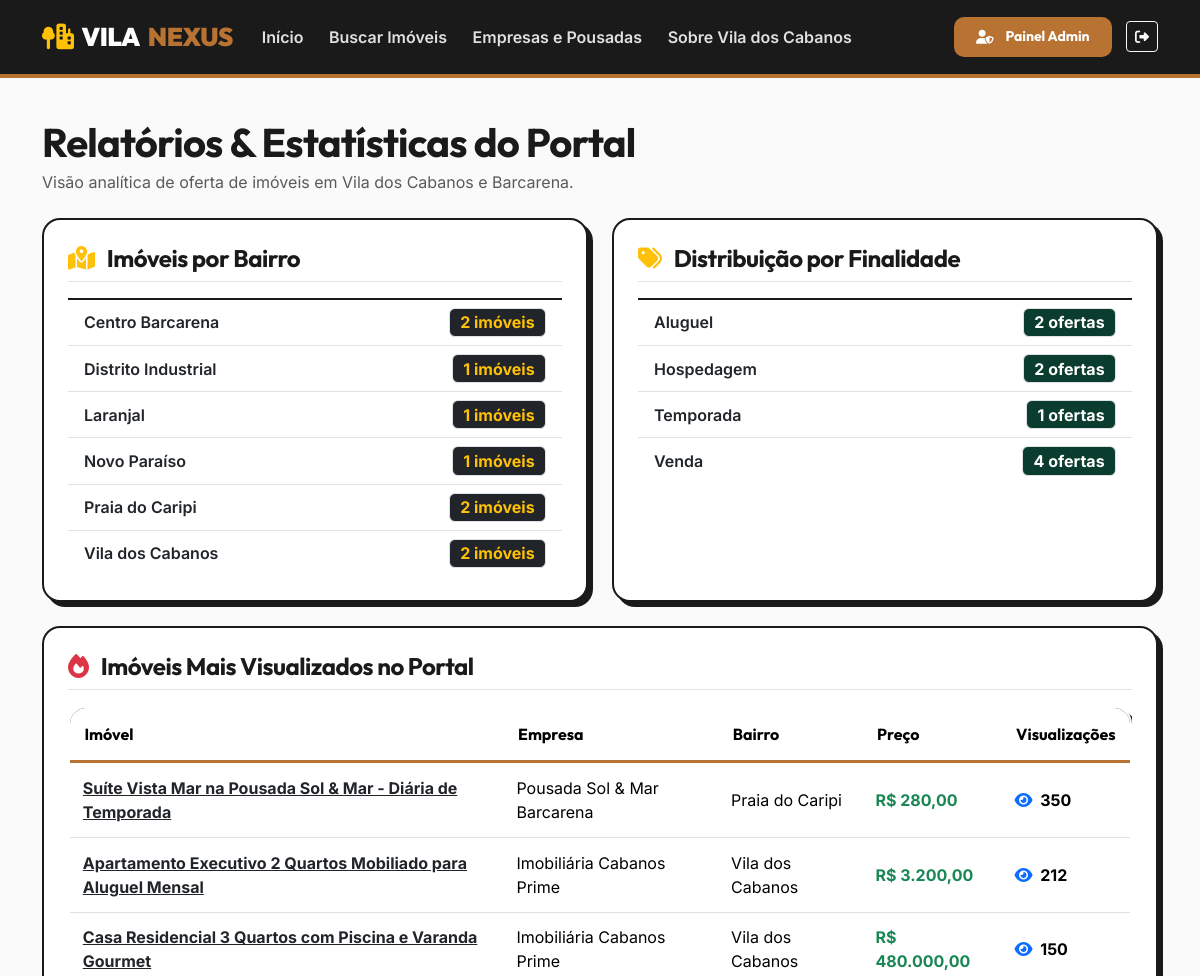
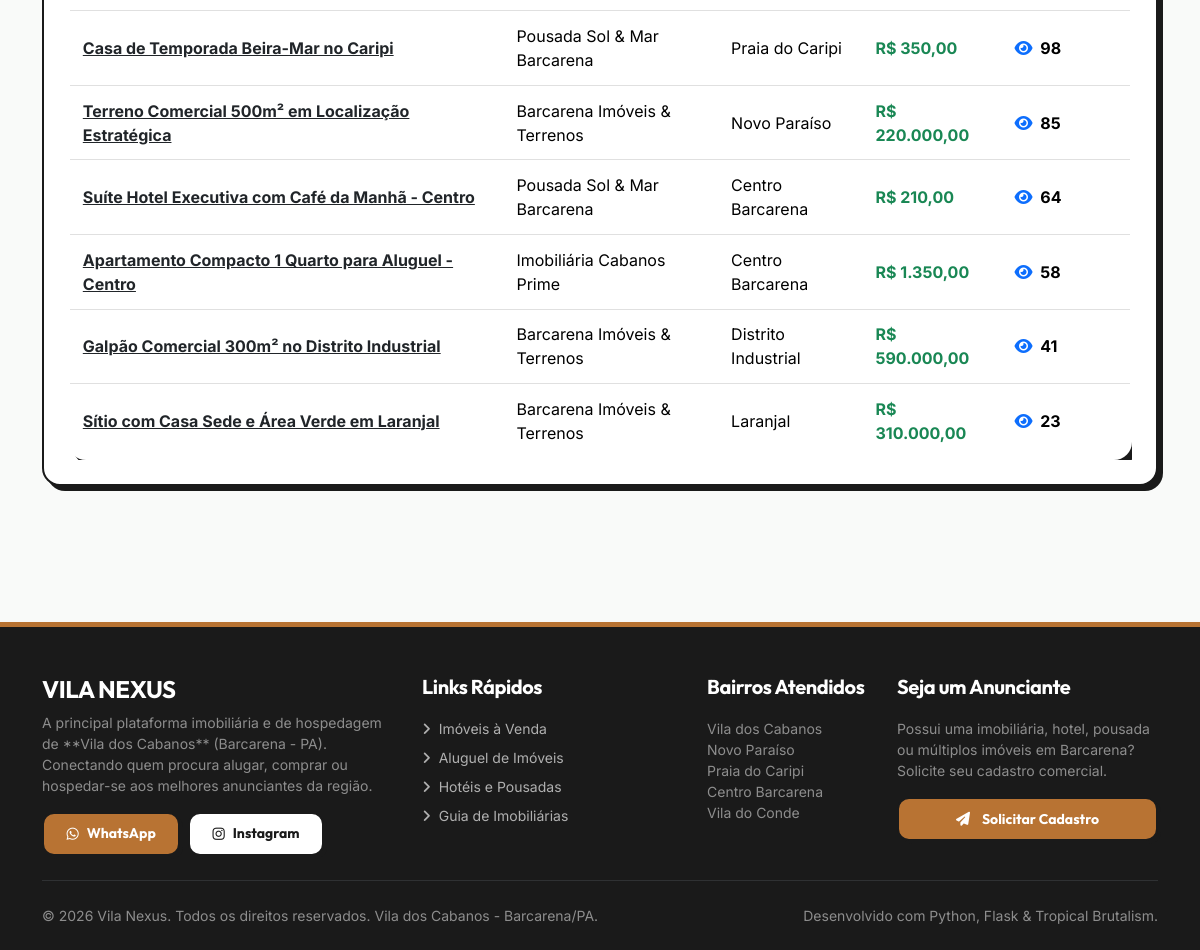
Page /admin/relatorios (signed in) on the committed database (2 pictures, top to bottom).
### app/models/property.py (models this page shows, shortened)
class Property(db.Model):
    __tablename__ = 'properties'
    id = db.Column(db.Integer, primary_key=True)
    title = db.Column(db.String(200), nullable=False)
    purpose = db.Column(db.String(30), nullable=False, default='Venda')  # Venda, Aluguel, Temporada, Hospedagem
    property_type = db.Column(db.String(50), nullable=False, default='Casa')  # Casa, Apartamento, Terreno, Pousada/Quarto, Hotel/Suíte, Galpão/Comercial, Sítio/Chácara
    price = db.Column(db.Numeric(12, 2), nullable=False, default=0.0)
    neighborhood = db.Column(db.String(100), nullable=False, default='Vila dos Cabanos')
    address = db.Column(db.String(255), nullable=False)
    description = db.Column(db.Text, nullable=False)
    bedrooms = db.Column(db.Integer, default=0)
    bathrooms = db.Column(db.Integer, default=0)
    suites = db.Column(db.Integer, default=0)
    parking_spaces = db.Column(db.Integer, default=0)
    area_sqm = db.Column(db.Float, default=0.0)
    features = db.Column(db.Text, nullable=True)  # Comma-separated or JSON tags: Piscina, Garagem, Ar Condicionado...
    latitude = db.Column(db.Float, nullable=True)
    longitude = db.Column(db.Float, nullable=True)
    company_id = db.Column(db.Integer, db.ForeignKey('companies.id', ondelete='CASCADE'), nullable=False)
    phone = db.Column(db.String(30), nullable=False)
    email = db.Column(db.String(120), nullable=False)
    status = db.Column(db.String(30), nullable=False, default='disponivel')  # disponivel, vendido, alugado, reservado
    is_highlighted = db.Column(db.Boolean, default=False)
    views_count = db.Column(db.Integer, default=0)
    created_at = db.Column(db.DateTime, default=datetime.utcnow)
    updated_at = db.Column(db.DateTime, default=datetime.utcnow, onupdate=datetime.utcnow)
    images = db.relationship('PropertyImage', backref='property', lazy='joined', cascade='all, delete-orphan', order_by='PropertyImage.order')
    def formatted_price(self):
        return f"R$ {self.price:,.2f}".replace(',', 'X').replace('.', ',').replace('X', '.')

### app/models/company.py (models this page shows, shortened)
class Company(db.Model):
    __tablename__ = 'companies'
    id = db.Column(db.Integer, primary_key=True)
    name = db.Column(db.String(150), nullable=False)
    cnpj_cpf = db.Column(db.String(30), nullable=True)
    business_type = db.Column(db.String(50), nullable=False, default='Imobiliária')  # Imobiliária, Hotel, Pousada, Proprietário Particular, Outro
    phone = db.Column(db.String(30), nullable=False)
    whatsapp = db.Column(db.String(30), nullable=True)
    email = db.Column(db.String(120), nullable=False)
    address = db.Column(db.String(255), nullable=True)
    neighborhood = db.Column(db.String(100), nullable=False, default='Vila dos Cabanos')
    description = db.Column(db.Text, nullable=True)
    logo_filename = db.Column(db.String(255), nullable=True)
    is_approved = db.Column(db.Boolean, default=True)
    created_at = db.Column(db.DateTime, default=datetime.utcnow)
    users = db.relationship('User', backref='company', lazy='dynamic')
    properties = db.relationship('Property', backref='company', lazy='dynamic', cascade='all, delete-orphan')

### app/blueprints/admin/routes.py (the view)
@admin_bp.route('/relatorios')
def reports():
    neighborhood_stats = db.session.query(Property.neighborhood, func.count(Property.id)).group_by(Property.neighborhood).all()
    purpose_stats = db.session.query(Property.purpose, func.count(Property.id)).group_by(Property.purpose).all()
    company_stats = db.session.query(Company.name, func.count(Property.id)).join(Property, Property.company_id == Company.id).group_by(Company.name).all()
    top_viewed = Property.query.order_by(desc(Property.views_count)).limit(10).all()
    return render_template('admin/reports.html',
                           neighborhood_stats=neighborhood_stats,
                           purpose_stats=purpose_stats,
                           company_stats=company_stats,
                           top_viewed=top_viewed)

### app/blueprints/admin/routes.py (called while the page is built)
def check_admin_access():
    if not current_user.is_authenticated:
        abort(401)
    if not current_user.is_admin():
        flash('Acesso restrito ao Painel Administrativo.', 'danger')
        abort(403)

@admin_bp.before_request
def before_request_hook():
    check_admin_access()

### app/models/user.py (called while the page is built)
@login_manager.user_loader
def load_user(user_id):
    return User.query.get(int(user_id))

    def is_admin(self):
        return self.role == 'admin'

### app/templates/admin/reports.html (shortened to what this page needs)
{% extends 'base.html' %}
{% block content %}
<div class="container py-4 mb-5">
  <h1 class="font-heading fw-bold mb-1">Relatórios & Estatísticas do Portal</h1>
  <p class="text-muted mb-4">Visão analítica de oferta de imóveis em Vila dos Cabanos e Barcarena.</p>
  <div class="row g-4 mb-4">
    <div class="col-md-6">
      <div class="card card-brutalist p-4 h-100">
        <h4 class="font-heading fw-bold mb-3 border-bottom pb-2">
          <i class="fa-solid fa-map-location-dot text-warning me-2"></i> Imóveis por Bairro
        </h4>
        <ul class="list-group list-group-flush">
          {% for neighborhood, count in neighborhood_stats %}
            <li class="list-group-item d-flex justify-content-between align-items-center bg-transparent">
              <span class="fw-semibold">{{ neighborhood }}</span>
              <span class="badge bg-dark text-warning fs-6 border">{{ count }} imóveis</span>
            </li>
          {% endfor %}
        </ul>
      </div>
    </div>
    <div class="col-md-6">
      <div class="card card-brutalist p-4 h-100">
        <h4 class="font-heading fw-bold mb-3 border-bottom pb-2">
          <i class="fa-solid fa-tags text-warning me-2"></i> Distribuição por Finalidade
        </h4>
        <ul class="list-group list-group-flush">
          {% for purpose, count in purpose_stats %}
            <li class="list-group-item d-flex justify-content-between align-items-center bg-transparent">
              <span class="fw-semibold">{{ purpose }}</span>
              <span class="badge bg-emerald text-white fs-6 border" style="background-color: var(--vn-emerald);">{{ count }} ofertas</span>
            </li>
          {% endfor %}
        </ul>
      </div>
    </div>
  </div>
  <div class="card card-brutalist p-4">
    <h4 class="font-heading fw-bold mb-3 border-bottom pb-2">
      <i class="fa-solid fa-fire text-danger me-2"></i> Imóveis Mais Visualizados no Portal
    </h4>
    <div class="table-responsive">
      <table class="table table-brutalist align-middle mb-0">
        <thead>
          <tr>
            <th>Imóvel</th>
            <th>Empresa</th>
            <th>Bairro</th>
            <th>Preço</th>
            <th>Visualizações</th>
          </tr>
        </thead>
        <tbody>
          {% for prop in top_viewed %}
            <tr>
              <td class="fw-bold"><a href="{{ url_for('main.property_detail', id=prop.id) }}" class="text-dark" target="_blank">{{ prop.title }}</a></td>
              <td>{{ prop.company.name if prop.company else '-' }}</td>
              <td>{{ prop.neighborhood }}</td>
              <td class="text-success fw-bold">{{ prop.formatted_price() }}</td>
              <td class="fw-bold"><i class="fa-solid fa-eye text-primary me-1"></i> {{ prop.views_count }}</td>
            </tr>
          {% endfor %}
        </tbody>
      </table>
    </div>
  </div>
</div>
{% endblock %}

### app/static/css/main.css (style rules this page uses)
:root { --vn-obsidian: #1A1A1A; --vn-copper: #B87333; --vn-copper-hover: #9E6028; --vn-sand: #F9FAF9; --vn-sand-card: #FFFFFF; --vn-emerald: #0B3D2E; --vn-emerald-light: #145944; --vn-muted: #6C757D; --vn-border-width: 2px; --vn-shadow: 5px 5px 0px var(--vn-obsidian); --vn-shadow-lg: 8px 8px 0px var(--vn-obsidian); --vn-shadow-copper: 5px 5px 0px var(--vn-copper); --vn-radius: 18px; --vn-radius-btn: 12px; --vn-radius-badge: 8px; }
body { font-family: 'Inter', system-ui, -apple-system, BlinkMacSystemFont, "Segoe UI", Roboto, sans-serif; background-color: var(--vn-sand); color: var(--vn-obsidian); margin: 0; padding: 0; min-height: 100vh; display: flex; flex-direction: column; }
h1, h2, h3, h4, h5, h6, .font-heading, .navbar-brand, .btn-brutalist { font-family: 'Outfit', sans-serif; font-weight: 700; letter-spacing: -0.02em; color: var(--vn-obsidian); }
.card-brutalist { background-color: var(--vn-sand-card); border: var(--vn-border-width) solid var(--vn-obsidian); box-shadow: var(--vn-shadow); border-radius: var(--vn-radius); transition: transform 0.2s cubic-bezier(0.165, 0.84, 0.44, 1), box-shadow 0.2s cubic-bezier(0.165, 0.84, 0.44, 1); overflow: hidden; }
.table-brutalist { border: var(--vn-border-width) solid var(--vn-obsidian); box-shadow: var(--vn-shadow); border-radius: var(--vn-radius); overflow: hidden; background-color: #FFFFFF; }
.table-brutalist thead { background-color: var(--vn-obsidian); color: #FFFFFF; font-family: 'Outfit', sans-serif; }
.table-brutalist th { padding: 0.9rem; border-bottom: 3px solid var(--vn-copper); }
.table-brutalist td { padding: 0.8rem; vertical-align: middle; border-bottom: 1px solid #E0E0E0; }

### rows in the picture
Property: neighborhood "Centro Barcarena", company "2", title "Suíte Hotel Executiva com Café da Manhã - Centro", company "Pousada Sol & Mar Barcarena", formatted_price "R$ 210,00", views_count "64"
Property: neighborhood "Distrito Industrial", bathrooms "1", title "Galpão Comercial 300m² no Distrito Industrial", company "Barcarena Imóveis & Terrenos", formatted_price "R$ 590.000,00", views_count "41"
Property: neighborhood "Laranjal", bathrooms "1", title "Sítio com Casa Sede e Área Verde em Laranjal", company "Barcarena Imóveis & Terrenos", formatted_price "R$ 310.000,00", views_count "23"
Company: neighborhood "Novo Paraíso", is_approved "1"
Property: purpose "Aluguel", count "2", title "Apartamento Executivo 2 Quartos Mobiliado para Aluguel Mensal", company "Imobiliária Cabanos Prime", neighborhood "Vila dos Cabanos", formatted_price "R$ 3.200,00", views_count "212"
Property: purpose "Temporada", count "1", title "Casa de Temporada Beira-Mar no Caripi", company "Pousada Sol & Mar Barcarena", neighborhood "Praia do Caripi", formatted_price "R$ 350,00", views_count "98"
Property: purpose "Venda", id "4", title "Terreno Comercial 500m² em Localização Estratégica", company "Barcarena Imóveis & Terrenos", neighborhood "Novo Paraíso", formatted_price "R$ 220.000,00", views_count "85"
Property: title "Suíte Vista Mar na Pousada Sol & Mar - Diária de Temporada", company "Pousada Sol & Mar Barcarena", neighborhood "Praia do Caripi", formatted_price "R$ 280,00", views_count "350"
Property: title "Casa Residencial 3 Quartos com Piscina e Varanda Gourmet", company "Imobiliária Cabanos Prime", neighborhood "Vila dos Cabanos", formatted_price "R$ 480.000,00", views_count "150"
Property: title "Apartamento Compacto 1 Quarto para Aluguel - Centro", company "Imobiliária Cabanos Prime", neighborhood "Centro Barcarena", formatted_price "R$ 1.350,00", views_count "58"

### other values in the picture
{{ neighborhood }} "Praia do Caripi" "Vila dos Cabanos"
{{ count }} "2" "2"
{{ purpose }} "Hospedagem"
{{ count }} "2"
{{ 2026 }} "2026"
